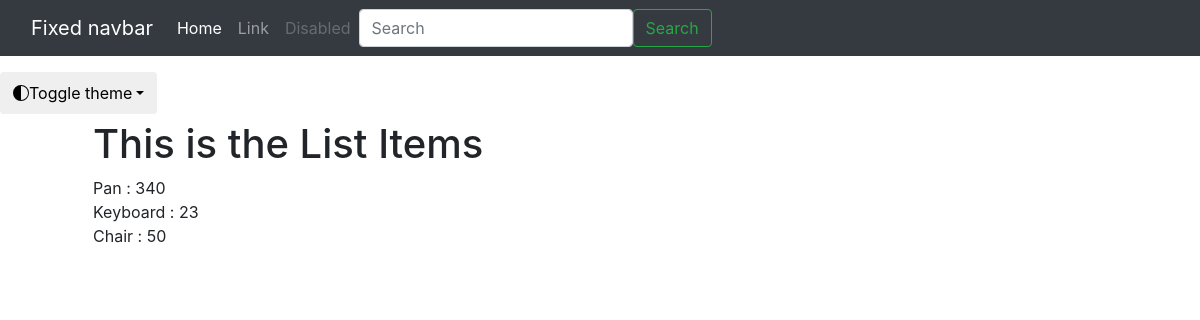
/list_items/, run on an earlier commit of the app's database.
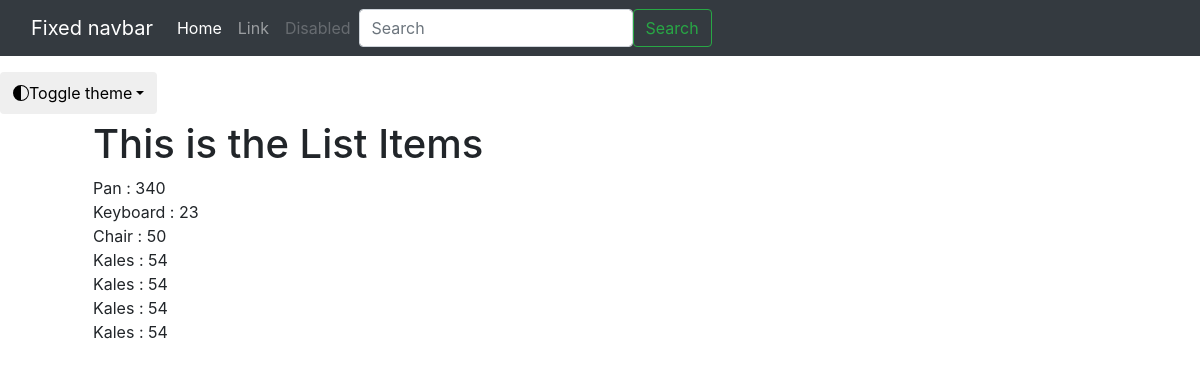
And on a later commit of the database.
### StoreApp1/models.py (models this page shows, shortened)
class Stock(models.Model):
    category = models.CharField(max_length=50, blank=False, null=True)
    item_name = models.CharField(max_length=50, blank=False, null=True)
    quantity = models.IntegerField(default=0, blank=False, null=True)
    receive_quantity = models.IntegerField(default=0, blank=True, null=True)
    receive_by = models.IntegerField(blank=True, null=True)
    issue_quantity = models.IntegerField(default=0, blank=True, null=True)
    issue_by = models.IntegerField(blank=True, null=True)
    issue_to = models.IntegerField(blank=True, null=True)
    phone_number = models.CharField(max_length=50, blank=True, null=True)
    created_by = models.IntegerField(blank=True, null=True)
    reorder_level = models.IntegerField(default=0, blank=True, null=True)
    last_updated = models.DateTimeField(auto_now=False, auto_now_add=True)
    export_to_CSV = models.BooleanField(default=False)

### StoreApp1/views.py (the view)
# urls.py: path('list_items/', views.list_items, name='list_items'),
def list_items(request):
    title = 'This is the List Items'
    queryset = Stock.objects.all()
    context = {
        "title": title,
        "queryset": queryset,
    }
    return render(request, "list_items.html", context)

### StoreApp1/templates/list_items.html (shortened to what this page needs)
<!doctype html>
<html lang="en" data-bs-theme="auto">
  <head>
    <link rel="stylesheet" href="https://cdn.jsdelivr.net/npm/@docsearch/css@3">
<link rel="stylesheet" href="{% static 'css/stylesheet.css' %}">
      <link rel="stylesheet" href="{% static 'css/bootstrap.min.css' %}">
   <link rel="stylesheet" href="{% static 'css/navbar.fixed.css' %}">
  </head>
  <body>
    <div class="dropdown position-fixed bottom-0 end-0 mb-3 me-3 bd-mode-toggle">
      <button class="btn btn-bd-primary py-2 dropdown-toggle d-flex align-items-center"
              id="bd-theme"
              type="button"
              aria-expanded="false"
              data-bs-toggle="dropdown"
              aria-label="Toggle theme (auto)">
        <svg class="bi my-1 theme-icon-active" width="1em" height="1em"><use href="#circle-half"></use></svg>
        <span class="visually-hidden" id="bd-theme-text">Toggle theme</span>
      </button>
    </div>
<nav class="navbar navbar-expand-md navbar-dark fixed-top bg-dark">
  <div class="container-fluid">
    <a class="navbar-brand" href="#">Fixed navbar</a>
    <div class="collapse navbar-collapse" id="navbarCollapse">
      <ul class="navbar-nav me-auto mb-2 mb-md-0">
        <li class="nav-item">
          <a class="nav-link active" aria-current="page" href="#">Home</a>
        </li>
        <li class="nav-item">
          <a class="nav-link" href="#">Link</a>
        </li>
        <li class="nav-item">
          <a class="nav-link disabled" aria-disabled="true">Disabled</a>
        </li>
      </ul>
      <form class="d-flex" role="search">
        <input class="form-control me-2" type="search" placeholder="Search" aria-label="Search">
        <button class="btn btn-outline-success" type="submit">Search</button>
      </form>
    </div>
  </div>
</nav>
<main class="container">
  <div class="bg-body-tertiary p-5 rounded">
    <h1>{{title}}</h1>
{% for instance in queryset %}
{{ instance.item_name }} : {{ instance.quantity }}<br>
{% endfor %}
  </div>
</main>
    </body>
</html>

### StoreApp1/static/css/stylesheet.css (style rules this page uses)
body { background-color: #34eb6b; }

### StoreApp1/static/css/navbar.fixed.css (style rules this page uses)
body { min-height: 75rem; padding-top: 4.5rem; }

### StoreApp1/templates/list_items.html (style rules this page uses)
.bi { vertical-align: -.125em; fill: currentColor; }
.btn-bd-primary { --bd-violet-bg: #712cf9; --bd-violet-rgb: 112.520718, 44.062154, 249.437846; --bs-btn-font-weight: 600; --bs-btn-color: var(--bs-white); --bs-btn-bg: var(--bd-violet-bg); --bs-btn-border-color: var(--bd-violet-bg); --bs-btn-hover-color: var(--bs-white); --bs-btn-hover-bg: #6528e0; --bs-btn-hover-border-color: #6528e0; --bs-btn-focus-shadow-rgb: var(--bd-violet-rgb); --bs-btn-active-color: var(--bs-btn-hover-color); --bs-btn-active-bg: #5a23c8; --bs-btn-active-border-color: #5a23c8; }
.bd-mode-toggle { z-index: 1500; }

What changed in the data, as far as the page shows it:
added Stock: item_name "Kales", quantity "54"
added Stock: item_name "Kales", quantity "54"
added Stock: item_name "Kales", quantity "54"
added Stock: item_name "Kales", quantity "54"
